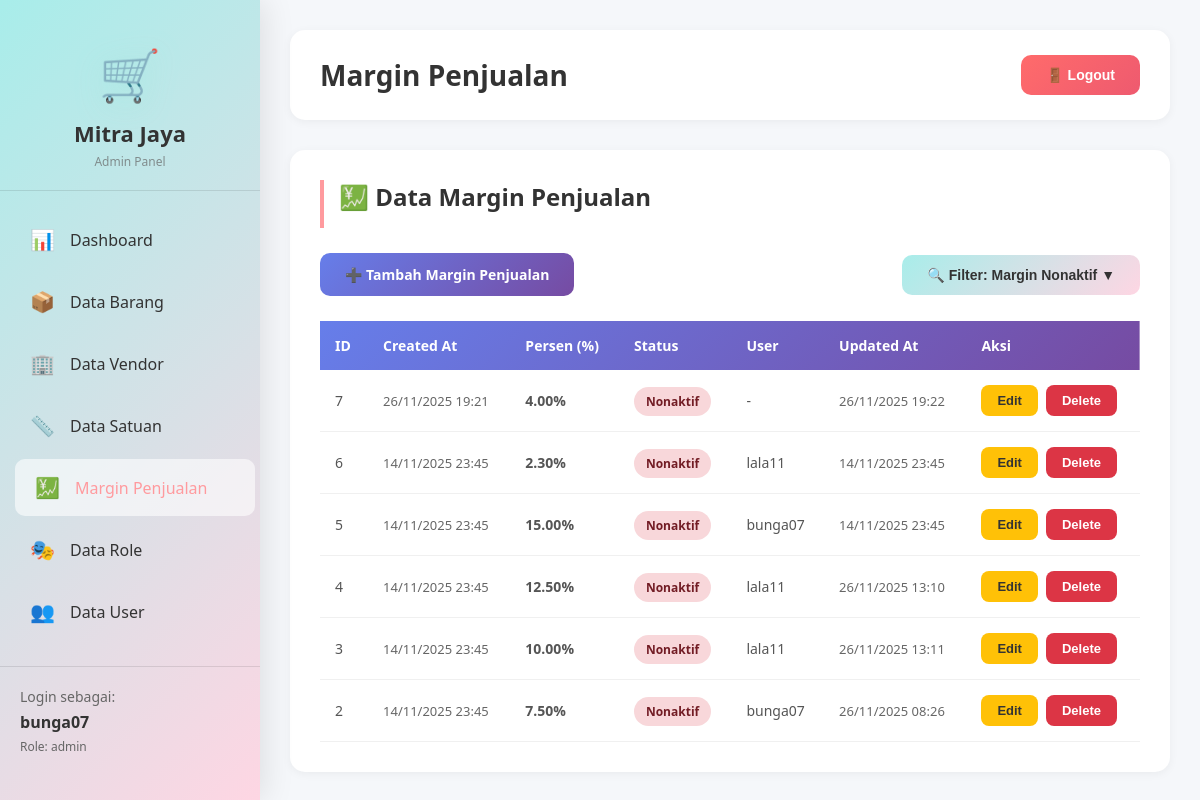
The page /margin_penjualan/indexmargin.php?filter=nonaktif (signed in) on the database its author committed.
### tables this page shows
CREATE TABLE `margin_penjualan` (
  `idmargin_penjualan` int(11) NOT NULL AUTO_INCREMENT,
  `created_at` timestamp NOT NULL DEFAULT current_timestamp(),
  `persen` double DEFAULT NULL,
  `status` tinyint(4) DEFAULT NULL,
  `iduser` int(11) DEFAULT NULL,
  `updated_at` timestamp NOT NULL DEFAULT current_timestamp() ON UPDATE current_timestamp(),
  PRIMARY KEY (`idmargin_penjualan`),
  KEY `iduser` (`iduser`),
  CONSTRAINT `margin_penjualan_ibfk_1` FOREIGN KEY (`iduser`) REFERENCES `user` (`iduser`)
);

CREATE TABLE `user` (
  `iduser` int(11) NOT NULL AUTO_INCREMENT,
  `username` varchar(45) NOT NULL,
  `password` varchar(100) NOT NULL,
  `idrole` int(11) DEFAULT NULL,
  PRIMARY KEY (`iduser`),
  KEY `idrole` (`idrole`),
  CONSTRAINT `user_ibfk_1` FOREIGN KEY (`idrole`) REFERENCES `role` (`idrole`)
);

### margin_penjualan/indexmargin.php (the view, shortened to what this page needs)
<?php
$is_super_admin = ($_SESSION['role_id'] == 2);
$host = 'localhost';
$dbname = 'db_mitrajayasupermarket';
$db_username = 'root';
$db_password = '';
$margins = [];
try {
    $conn = new PDO("mysql:host=$host;dbname=$dbname", $db_username, $db_password);
    $conn->setAttribute(PDO::ATTR_ERRMODE, PDO::ERRMODE_EXCEPTION);
    $filter = isset($_GET['filter']) ? $_GET['filter'] : 'aktif';
    if ($filter == 'nonaktif') {
        $sql = "SELECT m.idmargin_penjualan, m.created_at, m.persen, m.status,
                       m.iduser, m.updated_at, u.username
                FROM margin_penjualan m
                LEFT JOIN user u ON m.iduser = u.iduser
                WHERE m.status = 0
                ORDER BY m.idmargin_penjualan DESC";
    } elseif ($filter == 'semua') {
        $sql = "SELECT m.idmargin_penjualan, m.created_at, m.persen, m.status,
                       m.iduser, m.updated_at, u.username
                FROM margin_penjualan m
                LEFT JOIN user u ON m.iduser = u.iduser
                ORDER BY m.idmargin_penjualan DESC";
    }
    $stmt = $conn->query($sql);
    $margins = $stmt->fetchAll(PDO::FETCH_ASSOC);
} catch(PDOException $e) {
    $error = "Error: " . $e->getMessage();
    echo "<script>console.log('Database Error: " . addslashes($e->getMessage()) . "');</script>";
}
$sidebar_content = '
<div class="logo">
    <div class="logo-icon">🛒</div>
    <h2>Mitra Jaya</h2>
    <p>' . ($is_super_admin ? 'Super Admin Panel' : 'Admin Panel') . '</p>
</div>
<ul class="menu">
    <li>
        <a href="../dashboard/' . ($is_super_admin ? 'dashboardsuperadmin.php' : 'dashboardadmin.php') . '">
            <span class="menu-icon">📊</span> Dashboard
        </a>
    </li>
    ' . ($is_super_admin ? '<li><a href="../kartu_stok/indexkartustok.php"><span class="menu-icon">📋</span> Kartu Stok</a></li><div class="menu-section">Data Master</div>' : '') . '
    <li><a href="../barang/indexbarang.php"><span class="menu-icon">📦</span> Data Barang</a></li>
    <li><a href="../vendor/indexvendor.php"><span class="menu-icon">🏢</span> Data Vendor</a></li>
    <li><a href="../satuan/indexsatuan.php"><span class="menu-icon">📏</span> Data Satuan</a></li>
    <li><a href="indexmargin.php" class="active"><span class="menu-icon">💹</span> Margin Penjualan</a></li>
    <li><a href="../role/indexrole.php"><span class="menu-icon">🎭</span> Data Role</a></li>
    <li><a href="../user/indexuser.php"><span class="menu-icon">👥</span> Data User</a></li>
    ' . ($is_super_admin ? '
    <div class="menu-section">Transaksi</div>
    <li><a href="../penjualan/indexpenjualan.php"><span class="menu-icon">💰</span> Data Penjualan</a></li>
    <li><a href="../penerimaan/indexpenerimaan.php"><span class="menu-icon">📥</span> Data Penerimaan</a></li>
    <li><a href="../pengadaan/indexpengadaan.php"><span class="menu-icon">🛍️</span> Data Pengadaan</a></li>
    <li><a href="../retur/indexretur.php"><span class="menu-icon">↩️</span> Data Retur</a></li>
    ' : '') . '
</ul>
<div class="user-info">
    <p>Login sebagai:</p>
    <strong>' . $_SESSION['username'] . '</strong>
    <p style="margin-top: 5px; font-size: 12px;">Role: ' . $_SESSION['role_name'] . '</p>
</div>';
?>
<!DOCTYPE html>
<html lang="id">
<head>
</head>
<body>
    <div class="sidebar"><?php echo $sidebar_content; ?></div>
    <div class="main-content">
        <div class="header">
            <h1>Margin Penjualan</h1>
            <button class="btn btn-logout" onclick="window.location.href='../login/logout.php'">🚪 Logout</button>
        </div>
        <div class="content-card">
            <h2 class="page-title">💹 Data Margin Penjualan</h2>
            <div class="toolbar">
                <a href="createmargin.php" class="btn btn-primary">➕ Tambah Margin Penjualan</a>
                <div class="filter-dropdown">
                    <button class="filter-btn" onclick="toggleFilter()">
                        🔍 Filter: <?php
                            if ($filter == 'nonaktif') echo 'Margin Nonaktif';
                            elseif ($filter == 'semua') echo 'Semua Margin';
                            else echo 'Margin Aktif';
                        ?> ▼
                    </button>
                </div>
            </div>
            <?php if (empty($margins)): ?>
                <div class="empty-state"><div class="empty-state-icon">💹</div><h3>Tidak ada data margin penjualan</h3><p>Filter: <?php echo ucfirst($filter); ?></p><p>Silakan tambahkan margin penjualan baru atau ubah filter</p></div>
            <?php else: ?>
                <table>
                    <thead><tr><th>ID</th><th>Created At</th><th>Persen (%)</th><th>Status</th><th>User</th><th>Updated At</th><th>Aksi</th></tr></thead>
                    <tbody>
                        <?php foreach ($margins as $margin): ?>
                        <tr>
                            <td><?php echo $margin['idmargin_penjualan']; ?></td>
                            <td>
                                <span class="datetime-text">
                                    <?php
                                        if (isset($margin['created_at']) && $margin['created_at']) {
                                            $date = new DateTime($margin['created_at']);
                                            echo $date->format('d/m/Y H:i');
                                        } else {
                                            echo '-';
                                        }
                                    ?>
                                </span>
                            </td>
                            <td><strong><?php echo number_format($margin['persen'], 2); ?>%</strong></td>
                            <td>
                                <span class="status-badge <?php echo (isset($margin['status']) && $margin['status'] == 1) || !isset($margin['status']) ? 'status-aktif' : 'status-nonaktif'; ?>">
                                    <?php echo (isset($margin['status']) && $margin['status'] == 1) || !isset($margin['status']) ? 'Aktif' : 'Nonaktif'; ?>
                                </span>
                            </td>
                            <td><?php echo htmlspecialchars($margin['username'] ?? '-'); ?></td>
                            <td>
                                <span class="datetime-text">
                                    <?php
                                        if (isset($margin['updated_at']) && $margin['updated_at']) {
                                            $date = new DateTime($margin['updated_at']);
                                            echo $date->format('d/m/Y H:i');
                                        } else {
                                            echo '-';
                                        }
                                    ?>
                                </span>
                            </td>
                            <td>
                                <div class="action-buttons">
                                    <button class="btn-edit" onclick="window.location.href='updatemargin.php?id=<?php echo $margin['idmargin_penjualan']; ?>'">Edit</button>
                                    <button class="btn-delete" onclick="confirmDelete(<?php echo $margin['idmargin_penjualan']; ?>)">Delete</button>
                                </div>
                            </td>
                        </tr>
                        <?php endforeach; ?>
                    </tbody>
                </table>
            <?php endif; ?>
        </div>
    </div>
</body>
</html>

### margin_penjualan/indexmargin.php (style rules this page uses)
* { margin: 0; padding: 0; box-sizing: border-box; }
body { font-family: 'Segoe UI', Tahoma, Geneva, Verdana, sans-serif; background: #f5f7fa; display: flex; }
.sidebar { width: 260px; background: linear-gradient(135deg, #a8edea 0%, #fed6e3 100%); min-height: 100vh; height: 100vh; color: #333; padding: 20px 0; position: fixed; left: 0; top: 0; box-shadow: 4px 0 30px rgba(0, 0, 0, 0.1); overflow-y: auto; display: flex; flex-direction: column; }
.logo { text-align: center; padding: 20px; border-bottom: 1px solid rgba(0,0,0,0.1); margin-bottom: 20px; }
.logo-icon { font-size: 50px; margin-bottom: 10px; filter: drop-shadow(0 5px 15px rgba(116, 235, 213, 0.3)); }
.logo h2 { font-size: 22px; margin-bottom: 5px; color: #333; }
.logo p { font-size: 12px; opacity: 0.7; color: #666; }
.menu { list-style: none; padding: 0 10px; }
.menu li { margin-bottom: 5px; }
.menu a { display: flex; align-items: center; padding: 15px 20px; color: #333; text-decoration: none; border-radius: 10px; transition: all 0.3s ease; font-weight: 500; }
.menu a:hover, .menu a.active { background: rgba(255,255,255,0.6); color: #ff9a9e; transform: translateX(5px); }
.menu-icon { margin-right: 15px; font-size: 20px; }
.user-info { padding: 20px; border-top: 1px solid rgba(0,0,0,0.1); margin-top: auto; }
.user-info p { font-size: 14px; margin-bottom: 5px; color: #666; }
.user-info strong { font-size: 16px; color: #333; }
.main-content { margin-left: 260px; flex: 1; padding: 30px; }
.header { background: white; padding: 25px 30px; border-radius: 15px; box-shadow: 0 2px 10px rgba(0,0,0,0.05); margin-bottom: 30px; display: flex; justify-content: space-between; align-items: center; }
.header h1 { color: #333; font-size: 28px; }
.btn { border: none; padding: 12px 25px; border-radius: 10px; cursor: pointer; font-size: 14px; font-weight: 600; transition: all 0.3s ease; text-decoration: none; display: inline-flex; align-items: center; gap: 8px; }
.btn-primary { background: linear-gradient(135deg, #667eea 0%, #764ba2 100%); color: white; }
.btn-logout { background: linear-gradient(135deg, #ff6b6b, #ee5a6f); color: white; }
.content-card { background: white; padding: 30px; border-radius: 15px; box-shadow: 0 2px 10px rgba(0,0,0,0.05); }
.page-title { font-size: 24px; color: #333; margin-bottom: 25px; padding-bottom: 15px; border-left: 4px solid #ff9a9e; padding-left: 15px; }
.toolbar { display: flex; justify-content: space-between; align-items: center; margin-bottom: 25px; gap: 15px; flex-wrap: wrap; }
.filter-dropdown { position: relative; }
.filter-btn { background: linear-gradient(135deg, #a8edea 0%, #fed6e3 100%); color: #333; border: none; padding: 12px 25px; border-radius: 10px; cursor: pointer; font-size: 14px; font-weight: 600; transition: all 0.3s ease; display: flex; align-items: center; gap: 10px; }
table { width: 100%; border-collapse: collapse; margin-top: 20px; }
thead { background: linear-gradient(135deg, #667eea 0%, #764ba2 100%); color: white; }
th { padding: 15px; text-align: left; font-weight: 600; font-size: 14px; }
td { padding: 15px; border-bottom: 1px solid #f0f0f0; font-size: 14px; color: #555; }
.status-badge { padding: 6px 12px; border-radius: 20px; font-size: 12px; font-weight: 600; }
.status-nonaktif { background: #f8d7da; color: #721c24; }
.action-buttons { display: flex; gap: 8px; }
.btn-edit { background: #ffc107; color: #333; border: none; padding: 8px 16px; border-radius: 8px; cursor: pointer; font-size: 13px; font-weight: 600; transition: all 0.3s ease; }
.btn-delete { background: #dc3545; color: white; border: none; padding: 8px 16px; border-radius: 8px; cursor: pointer; font-size: 13px; font-weight: 600; transition: all 0.3s ease; }
.datetime-text { font-size: 13px; color: #666; }

### rows shown on the page
margin_penjualan: idmargin_penjualan "7", created_at "26/11/2025 19:21", persen "4.00", status "Nonaktif", username "-", updated_at "26/11/2025 19:22"
margin_penjualan: idmargin_penjualan "6", created_at "14/11/2025 23:45", persen "2.30", status "Nonaktif", iduser.username "lala11", updated_at "14/11/2025 23:45"
margin_penjualan: idmargin_penjualan "5", created_at "14/11/2025 23:45", persen "15.00", status "Nonaktif", iduser.username "bunga07", updated_at "14/11/2025 23:45"
margin_penjualan: idmargin_penjualan "4", created_at "14/11/2025 23:45", persen "12.50", status "Nonaktif", iduser.username "lala11", updated_at "26/11/2025 13:10"
margin_penjualan: idmargin_penjualan "3", created_at "14/11/2025 23:45", persen "10.00", status "Nonaktif", iduser.username "lala11", updated_at "26/11/2025 13:11"
margin_penjualan: idmargin_penjualan "2", created_at "14/11/2025 23:45", persen "7.50", status "Nonaktif", iduser.username "bunga07", updated_at "26/11/2025 08:26"

### other values the page prints
$_SESSION['username'] "bunga07"
$_SESSION['role_name'] "admin"
